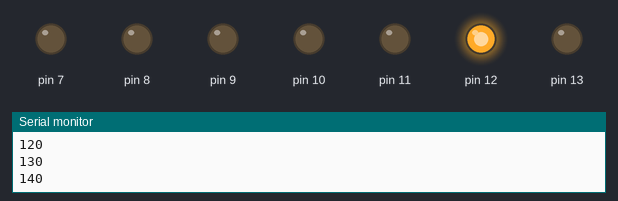
A sketch run on a simulated Arduino Uno, built with avr-gcc and run on an emulated ATmega328P. Shown: output pins drawn as LEDs (lit = HIGH), the last lines printed to the serial monitor.

Above: at 2.87 s.
At 10.61 s:
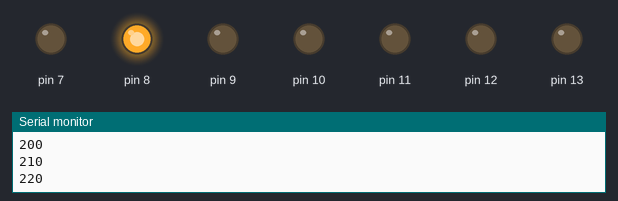
At 18.65 s:
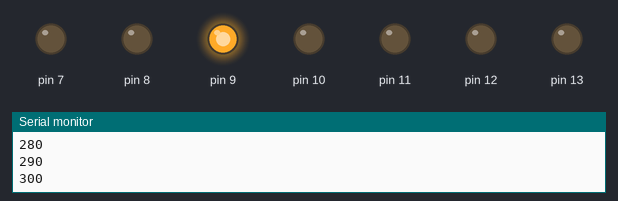
At 28.95 s:
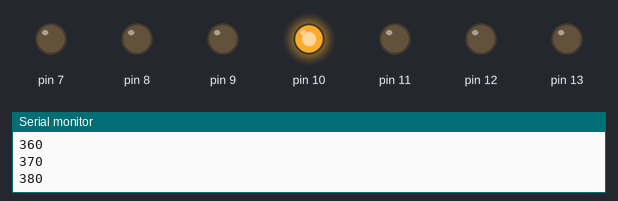
At 32.97 s:
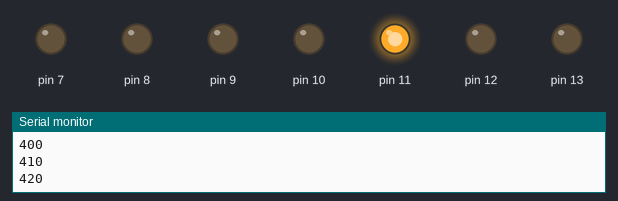
At 39.29 s:
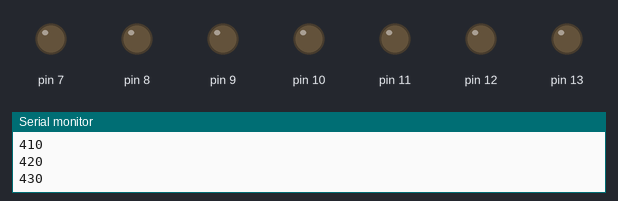
Timing chart, 0 to 40.0 s (numbered marks = the images above):
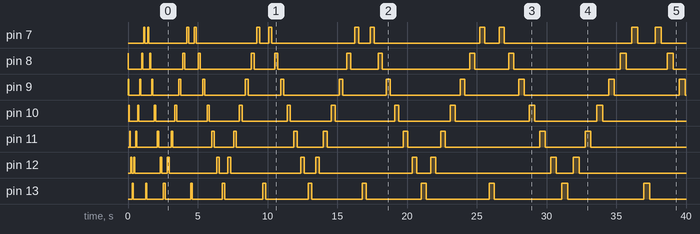

The sketch:

002__Runing_LED.ino.ino
```cpp
int i;
int count;
void setup() {
   Serial.begin(9600);
   for(int i =7; i <= 13; i++){
    pinMode(i, OUTPUT);
  }
}


void loop() {
  for( i=13; i >= 7; --i){
    digitalWrite(i, HIGH);
    delay(count);
    digitalWrite(i, LOW);
    delay(count);
    if(i==13){
      for(int i=7; i <= 13; i++){
        digitalWrite(i, HIGH);
        delay(count);
        digitalWrite(i, LOW);
        delay(count);
        count+=10;
        Serial.println(count);
      }
    }
   }
}
```
